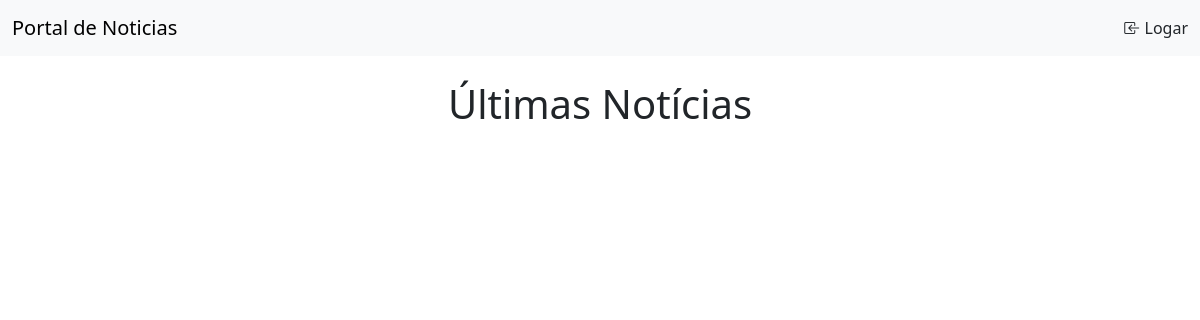
/paginas/index.php, run on an earlier commit of the app's database.
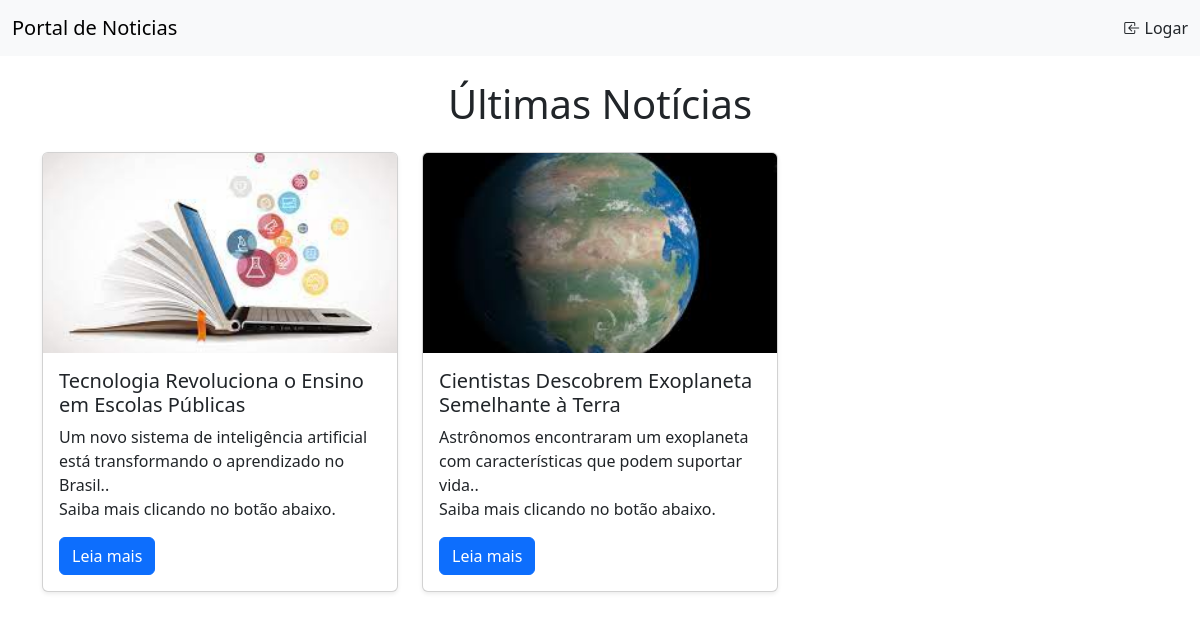
And on a later commit of the database.
### tables this page shows
CREATE TABLE `noticias` (
  `id` int(4) NOT NULL,
  `titulo` varchar(255) NOT NULL,
  `descricao` varchar(255) NOT NULL,
  `corpo` text NOT NULL,
  `imagem` varchar(255) DEFAULT NULL,
  `publicacao` date NOT NULL,
  `aprovado` tinyint(1) NOT NULL
);

### paginas/index.php (the view, shortened to what this page needs)
<!DOCTYPE html>
<html lang="pt-br">
<head>
    <link href="https://cdn.jsdelivr.net/npm/bootstrap@5.3.3/dist/css/bootstrap.min.css" rel="stylesheet"
>
    <link rel="stylesheet" href="https://cdn.jsdelivr.net/npm/bootstrap-icons@1.11.3/font/bootstrap-icons.min.css">
</head>
<body>
    <?php include 'header.php'; loadHeader() ?>
    <?php include '../script/db_conn.php'; ?>
    <div class="container my-4">
        <h1 class="text-center mb-4">Últimas Notícias</h1>
        <div class="row g-4">
            <?php
                $sql_query = $conn->query("SELECT * FROM noticias WHERE aprovado = 1");
                while ($noticia = $sql_query->fetch_assoc()) {
                    echo "
                        <div class='col-md-6 col-lg-4'>
                            <div class='card shadow-sm h-100'>
                            <img src='/noticias-php". $noticia['imagem'] ."' class='card-img-top' alt='Imagem da Notícia' style='width: 100%; height: 200px; object-fit: cover;'>
                                <div class='card-body'>
                                    <h5 class='card-title'>" . $noticia['titulo'] . "</h5>
                                    <p class='card-text'>" . $noticia['descricao'] . ". <br>Saiba mais clicando no botão abaixo.</p>
                                    <a href='/noticias-php/paginas/read.php/?id=" . $noticia['id'] . "' class='btn btn-primary'>Leia mais</a>
                                </div>
                            </div>
                        </div>
                    ";
                }
            ?>
        </div>
    </div>
</body>
</html>

### paginas/header.php (shortened to what this page needs)
<?php
function loadHeader()
{
    if (!isset($_SESSION['login'])) {
        return headerUser();
    }
}
function headerUser() {
    echo '<nav class="navbar navbar-expand-lg bg-body-tertiary sticky-top ">
            <div class="container-fluid">
                <a href="/noticias-php/paginas/index.php" class="navbar-brand">Portal de Noticias</a>
                <div class="collapse navbar-collapse" id="navbarSupportedContent">
                <ul class="navbar-nav me-auto mb-2 mb-lg-0">
                </ul>
                    <span class="nav-item">
                        <a class="nav-link active" aria-current="page" href="/noticias-php/paginas/login.php"><i class="bi bi-box-arrow-in-left"></i> Logar</a>
                    </span>
                </div>
            </div>
        </nav>';
}
?>

What changed in the data, as far as the page shows it:
added noticias: imagem (picture), titulo "Tecnologia Revoluciona o Ensino em Escolas Públicas", descricao "Um novo sistema de inteligência artificial está transformando o aprendizado no Brasil."
added noticias: imagem (picture), titulo "Cientistas Descobrem Exoplaneta Semelhante à Terra", descricao "Astrônomos encontraram um exoplaneta com características que podem suportar vida."
